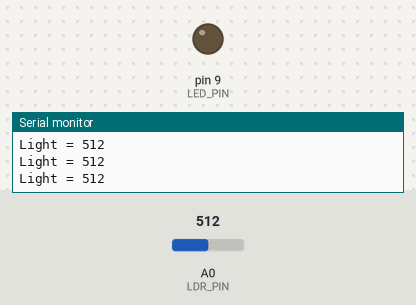
Simulated run of this sketch. Board: Arduino Uno, built with avr-gcc and run on an emulated ATmega328P. Parts: output pins drawn as LEDs (lit = HIGH), the last lines printed to the serial monitor. The test bench sets the inputs (shaded band); at power-on: A0 (LDR_PIN) = 512.

Above: at 1.2 s.
1.3 s: A0 (LDR_PIN) set to 482
At 2.1 s:
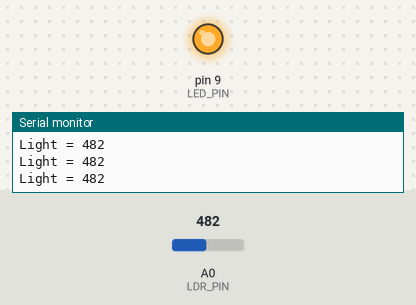
2.9 s: A0 (LDR_PIN) set to 511
At 3.3 s:
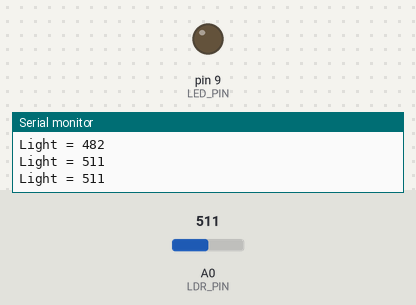
4.5 s: A0 (LDR_PIN) set to 306
At 5.9 s:
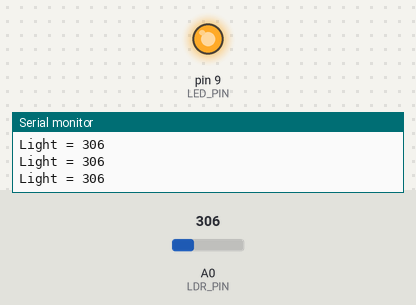
Timing chart, 0 to 7.5 s (numbered marks = the images above; inputs shaded):
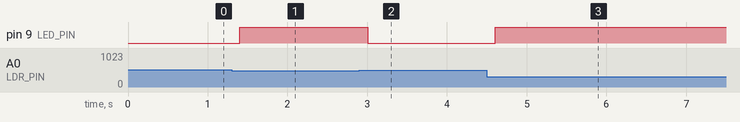

Measured:
- the behaviour switches between 500 and 499 on A0 (LDR_PIN) (found by bisection; images 0 and 1)
- after the input at 1.3 s, pin 9 (LED_PIN): LOW → HIGH after 0.10 s
- after the input at 2.9 s, pin 9 (LED_PIN): HIGH → LOW after 0.11 s
- after the input at 4.5 s, pin 9 (LED_PIN): LOW → HIGH after 0.11 s

The sketch:

sketch.ino
```cpp
const int LDR_PIN = A0;
const int LED_PIN = 9;
const int PORIH = 500;

void setup() {
  pinMode(LED_PIN, OUTPUT);
  Serial.begin(9600);
}

void loop() {
  int svitlo = analogRead(LDR_PIN);

  Serial.print("Light = ");
  Serial.println(svitlo);

  if (svitlo < PORIH) {
    digitalWrite(LED_PIN, HIGH);
  } else {
    digitalWrite(LED_PIN, LOW);
  }

  delay(200);
}
```
